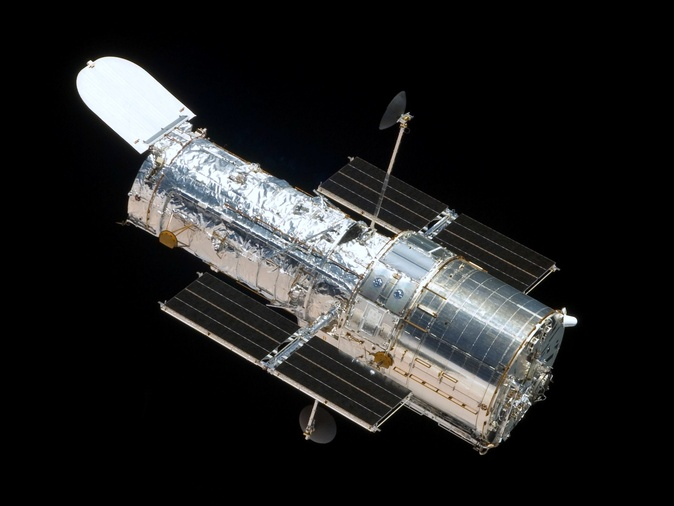
#> input picture images/hubble.jpeg, 674 x 506 px, shrunk from 2022 x 1518 before the run; its folder holds 4 pictures in this run
$ python cut_image.py
#> lines starting #> are read from the running program, lines starting #| are printed output that depends on the picture
import os
from PIL import Image
import re


def crop_image(dir_old, dir_new):
#> called with dir_old = 'images/', dir_new = 'new_images/'
    collection = sorted(os.listdir(dir_old))
    for file in collection:
        if re.match(r'\b\w+(.jpg|.png|.jpeg)\b', file):
            image = Image.open(f'{dir_old}{file}')
#> image is the input picture: PIL image 674x506 RGB; mean R, G, B 35.1, 35.4, 35.2
            width = image.width
#> width = 674
            height = image.height
#> height = 506
            if width > height:
                diff_width = width - height
#> diff_width = 168
                diff_width = diff_width / 2
#> diff_width = 84
                print(diff_width)
#| 84.0
                coordinates = (diff_width, 0, width - diff_width, height)
#> coordinates = (84, 0, 590, 506)
                cropped_image = image.crop(coordinates)
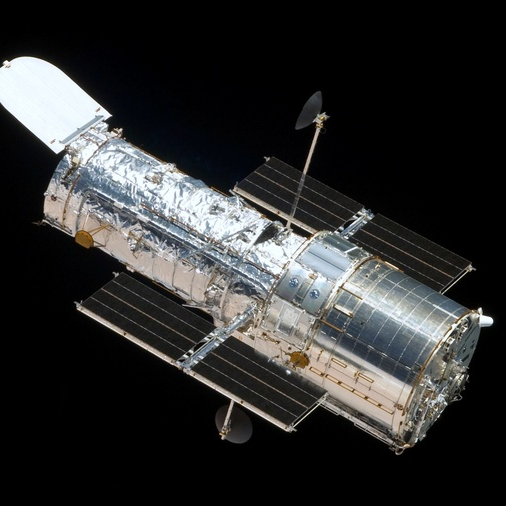
#> cropped_image: PIL image 506x506 RGB; mean R, G, B 46.5, 46.9, 46.7
                cropped_image.save(f'{dir_new}{file}')
            elif height > width:
                diff_height = height - width
                diff_height = diff_height / 2
                coordinates = (0, diff_height, width, height - diff_height)
                cropped_image = image.crop(coordinates)
                cropped_image.save(f'{dir_new}{file}')
            else:
                image.save(f'{dir_new}{file}')
#> pass 2 of the loop in crop_image, `for file in collection:`:
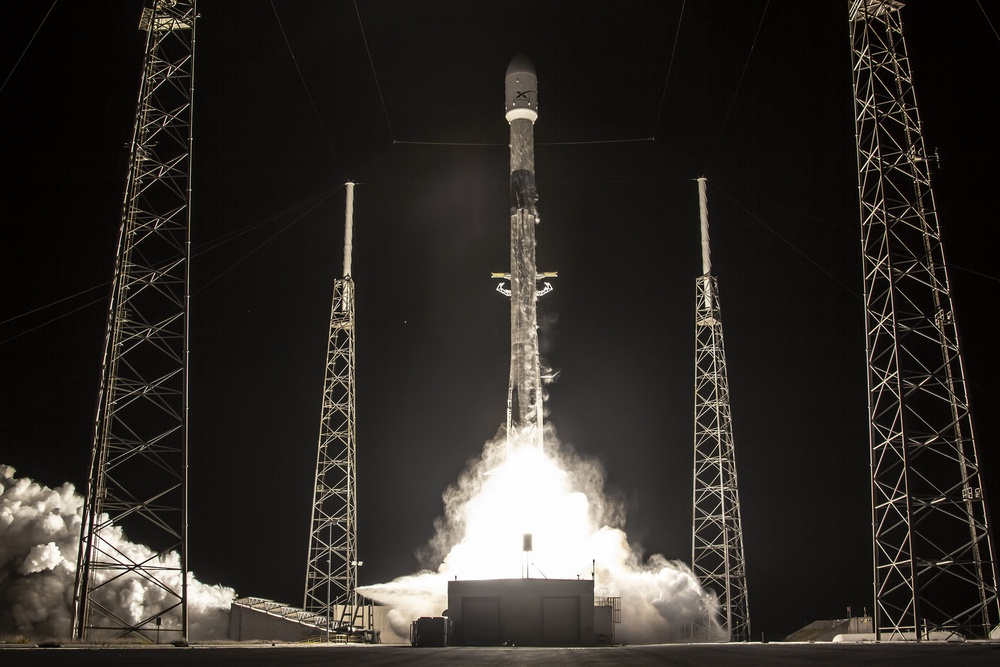
#> input picture images/space_x0.jpeg, 1000 x 667 px, shrunk from 3000 x 2000 before the run
#> in crop_image, image is the input picture: PIL image 1000x667 RGB; mean R, G, B 47, 43.5, 39.2
#| 166.5
#> in crop_image, `cropped_image = image.crop(coordinates)`:
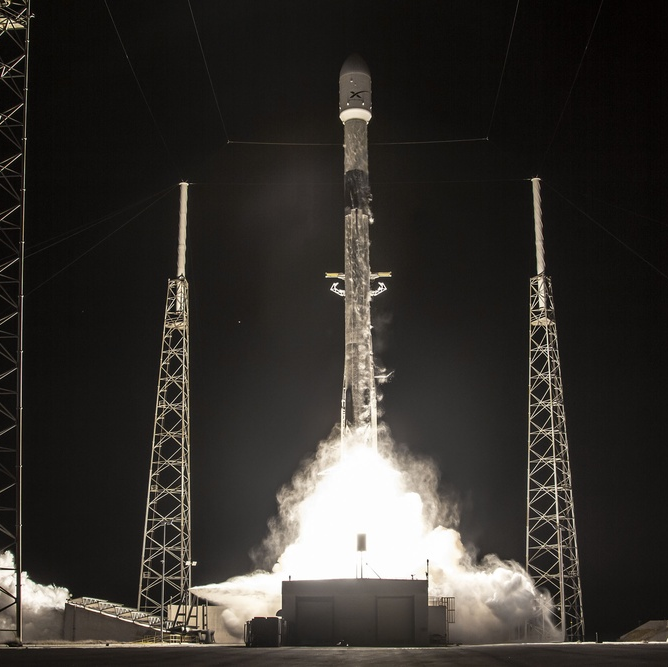
#> cropped_image: PIL image 668x667 RGB; mean R, G, B 53, 49.8, 45.7
#> pass 3 of the loop in crop_image, `for file in collection:`:
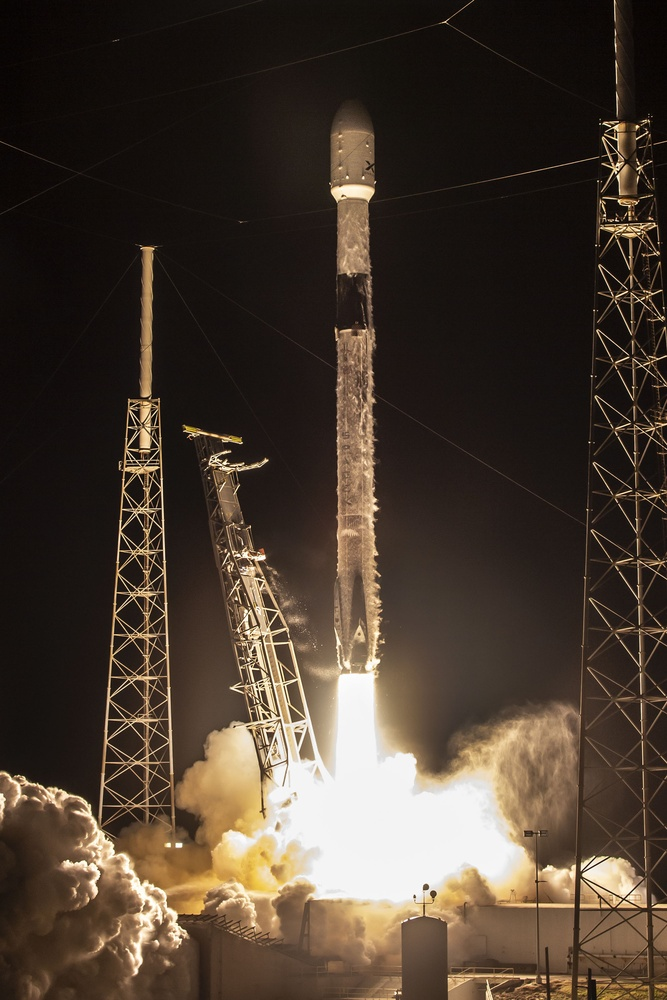
#> input picture images/space_x1.jpeg, 667 x 1000 px, shrunk from 2000 x 3000 before the run
#> in crop_image, image is the input picture: PIL image 667x1000 RGB; mean R, G, B 72.2, 59.4, 47.9
#> in crop_image, `cropped_image = image.crop(coordinates)`:
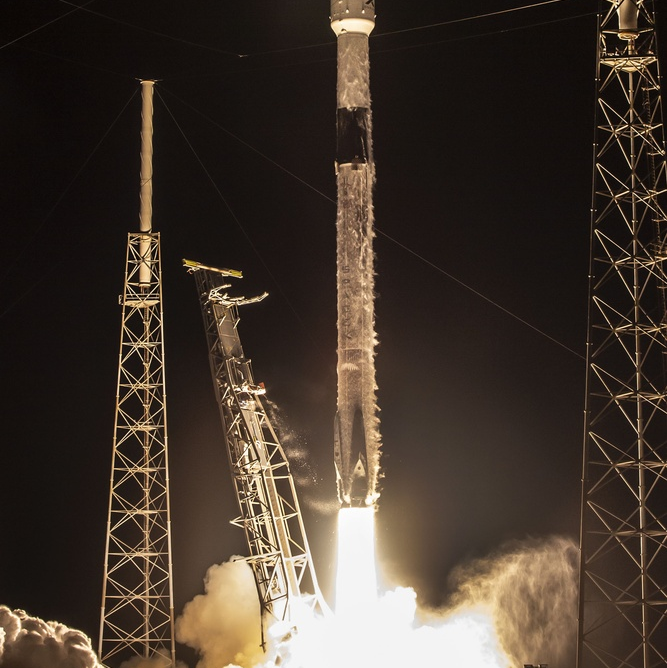
#> cropped_image: PIL image 667x668 RGB; mean R, G, B 67.7, 56, 46.1
#> the loop made 4 passes; the first 3 are shown


def main():
    dir_old = 'images/'
    dir_new = 'new_images/'
    crop_image(dir_old, dir_new)


if __name__ == '__main__':
    main()
